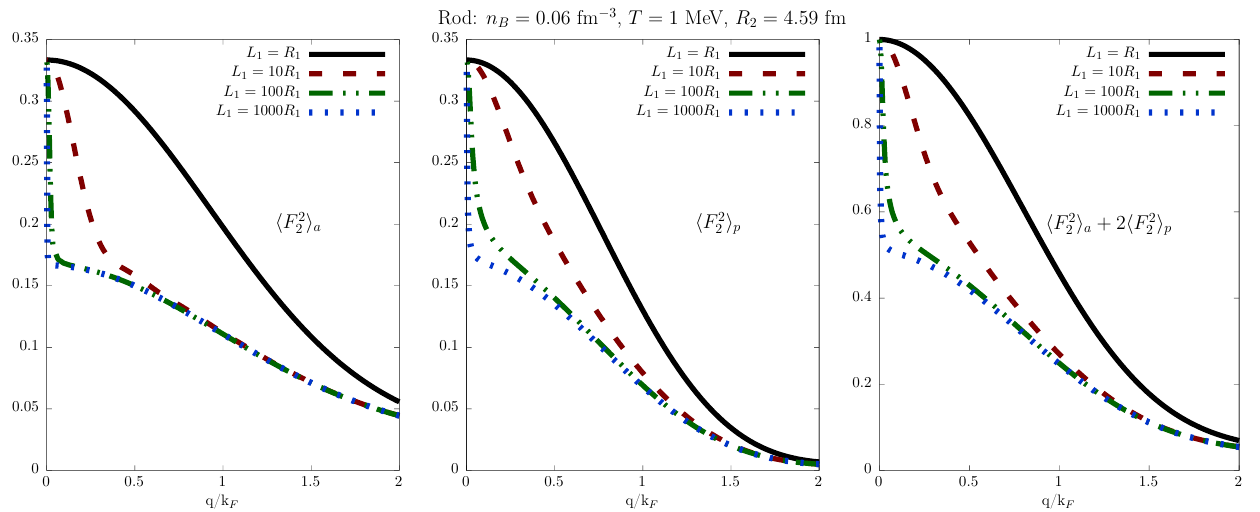

This chart was generated by the following gnuplot code:
set output 'formfactor_L.tex'
set terminal cairolatex pdf color colortext standalone size 32 cm, 13 cm

set multiplot layout 1,3 rowsfirst

set xlabel "q/k_F$"

set key top right spacing 1.5 samplen 10
# set lmargin 8
# set rmargin 0
# set size 0.25,1
# set key rmargin
# set tmargin 3

# # set size ratio -1
id=2

# plot 	"../data/form_factor1.000000_".id.".txt"   			u 1:2 w l dt 3 lw 15 lc rgb "black" title "$ F_a$" ,\
# 			"../data/form_factor1.000000_".id.".txt"   			u 1:3 w l dt 2 lw 15 lc rgb "red" title "$ F_p$"
# set format y ''
# plot 	"../data/form_factor10.000000_".id.".txt"   			u 1:2 w l dt 3 lw 15 lc rgb "black" notitle ,\
# 			"../data/form_factor10.000000_".id.".txt"   			u 1:3 w l dt 2 lw 15 lc rgb "red" notitle

# plot 	"../data/form_factor100.000000_".id.".txt"   			u 1:2 w l dt 3 lw 15 lc rgb "black" notitle ,\
# 			"../data/form_factor100.000000_".id.".txt"   			u 1:3 w l dt 2 lw 15 lc rgb "red" notitle

# plot 	"../data/form_factor1000.000000_".id.".txt"   			u 1:2 w l dt 3 lw 15 lc rgb "black" notitle ,\
# 			"../data/form_factor1000.000000_".id.".txt"   			u 1:3 w l dt 2 lw 15 lc rgb "red" notitle

unset ylabel
set yrange[0:]
set label "\\Large \\langle F_".id."^2\\rangle_a" at 1.3,0.2 
set title " "
plot 	"../data/save/form_factor1.000000_".id.".txt"   			u 1:2 w l dt 1 lw 15 lc rgb "black" 	title "$ L_1= R_1$" ,\
			"../data/save/form_factor10.000000_".id.".txt"   			u 1:2 w l dt 2 lw 15 lc rgb "#800000" 	title "$ L_1= 10 R_1$" ,\
			"../data/save/form_factor100.000000_".id.".txt"   		u 1:2 w l dt 5 lw 15 lc rgb "#006600" title "$ L_1= 100 R_1$" ,\
			"../data/save/form_factor1000.000000_".id.".txt"   		u 1:2 w l dt 3 lw 18 lc rgb "#0033cc" title "$ L_1= 1000 R_1$"

# set format y ''
unset label
set label "\\Large \\langle F_".id."^2\\rangle_p " at 1.3,0.2 

set title "\\Large Rod: $n_B =0.06$ fm$^{-3}$, $T=1$ MeV, $R_2= 4.59$ fm"
# set title "\\Large Slab: $n_B =0.08$ fm$^{-3}$, $T=1$ MeV, $R_1= 3.42$ fm"
plot 	"../data/save/form_factor1.000000_".id.".txt"   			u 1:3 w l dt 1 lw 15 lc rgb "black" 	title "$ L_1= R_1$" ,\
			"../data/save/form_factor10.000000_".id.".txt"   			u 1:3 w l dt 2 lw 15 lc rgb "#800000" 	title "$ L_1= 10 R_1$" ,\
			"../data/save/form_factor100.000000_".id.".txt"   		u 1:3 w l dt 5 lw 15 lc rgb "#006600" title "$ L_1= 100 R_1$" ,\
			"../data/save/form_factor1000.000000_".id.".txt"   		u 1:3 w l dt 3 lw 18 lc rgb "#0033cc" title "$ L_1= 1000 R_1$"

unset label
set label " \\Large \\langle F_".id."^2\\rangle_a +2\\langle F_".id."^2\\rangle_p" at .9,0.57
set title " "
plot 	"../data/save/form_factor1.000000_".id.".txt"   			u 1:4 w l dt 1 lw 15 lc rgb "black" 	title "$ L_1= R_1$" ,\
			"../data/save/form_factor10.000000_".id.".txt"   			u 1:4 w l dt 2 lw 15 lc rgb "#800000" 	title "$ L_1= 10 R_1$" ,\
			"../data/save/form_factor100.000000_".id.".txt"   		u 1:4 w l dt 5 lw 15 lc rgb "#006600" title "$ L_1= 100 R_1$" ,\
			"../data/save/form_factor1000.000000_".id.".txt"   		u 1:4 w l dt 3 lw 18 lc rgb "#0033cc" title "$ L_1= 1000 R_1$"


